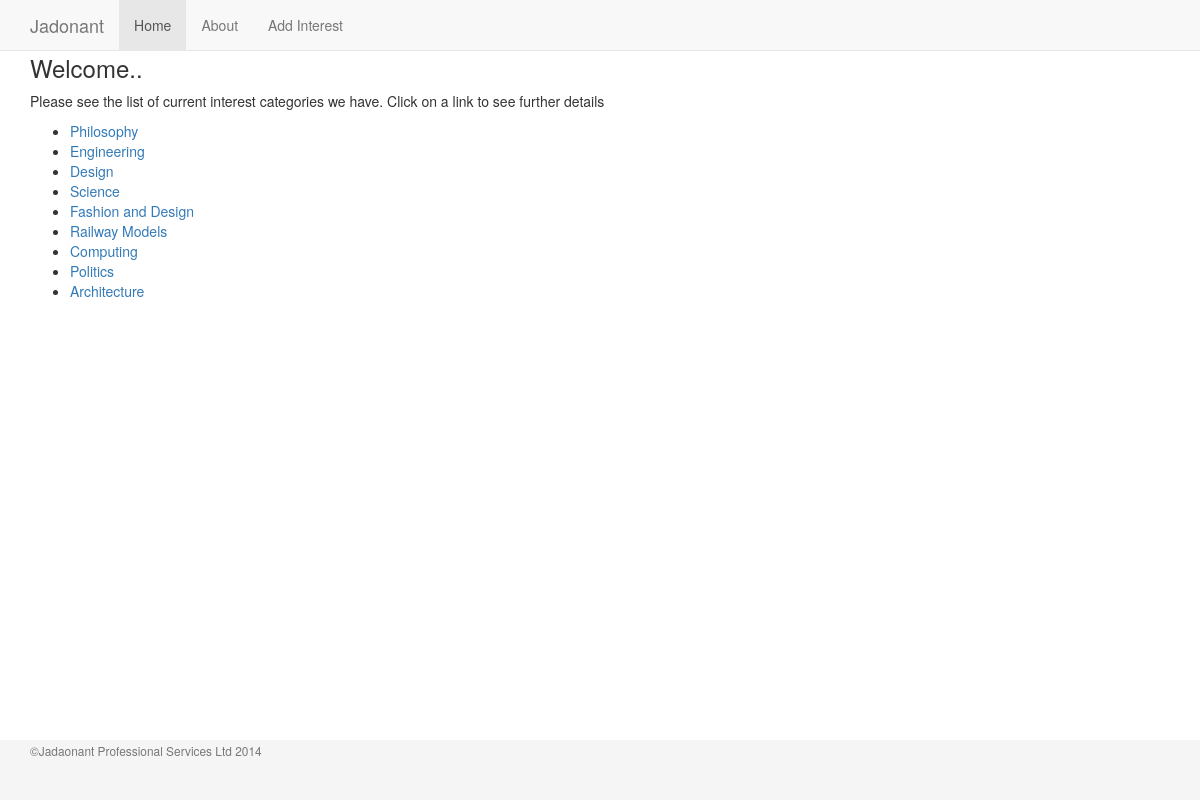
/home, run on an earlier commit of the app's database.
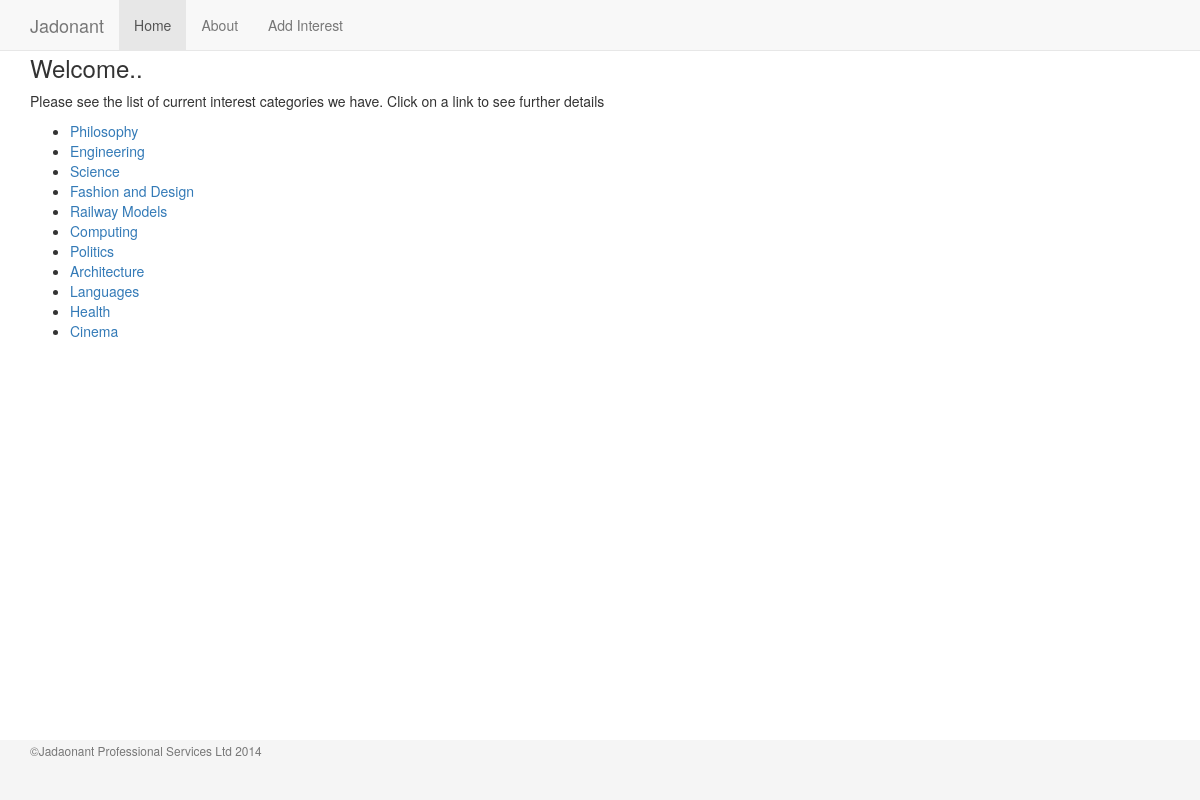
And on a later commit of the database.
### app/models.py (models this page shows, shortened)
class Category(db.Model):
    __tablename__ = 'category'
    id = db.Column(db.Integer, db.Sequence('category_id'), primary_key=True)
    name = db.Column(db.String(50), unique=True)
    category_interests = db.relationship('Interests', backref = 'category', lazy = 'dynamic')

### app/views.py (the view)
@app.route('/')
@app.route('/home')
def home():
    category_list = db.session.query(Category).all()
    for category in category_list:
        category.url = encode_url(category.name)
    return render_template('home.html', title='Home', category=category_list)

### app/views.py (called while the page is built)
def encode_url(category_name):
    return urllib.quote(category_name)

@app.template_filter()
def get_current_year(*args):
    current_date = datetime.now()
    year = current_date.year
    return year

### app/templates/home.html
{% extends 'base1.html' %}
{% block content %}
<h3>Welcome..</h3>
<p>
    Please see the list of current interest categories we have. Click on a link to see further details
</p>
 <ul>
{% for cat in category %}
     <li><a href="/{{cat.url}}">{{cat.name}}</a></li>
{% endfor %}
</ul>
{% endblock %}

What changed in the data, as far as the page shows it:
removed Category: name "Design"
added Category: name "Languages"
added Category: name "Health"
added Category: name "Cinema"
